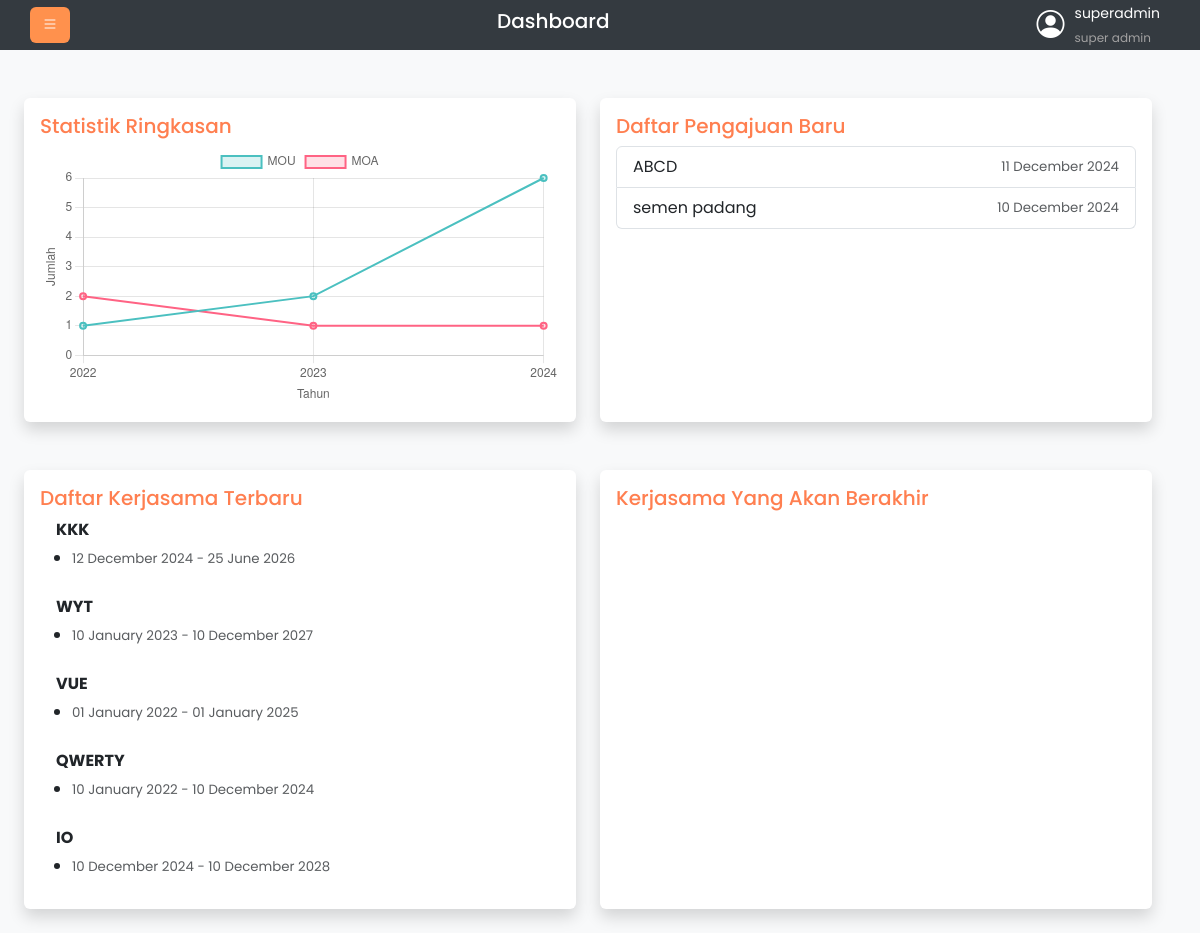
/index.php?action=home (signed in), run on an earlier commit of the app's database.
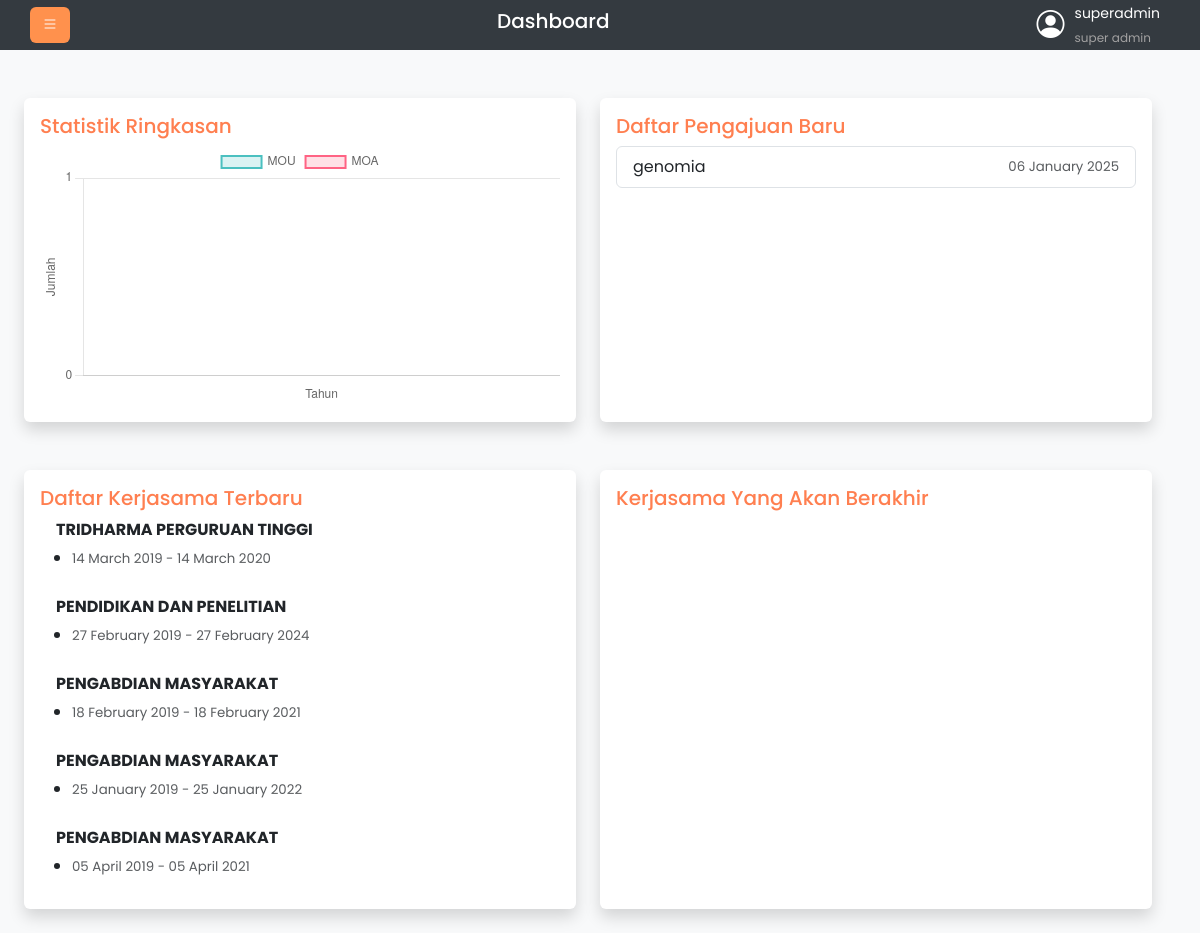
And on a later commit of the database.
### tables this page shows
CREATE TABLE `tb_usulan_kerjasama` (
  `idUsulan` int NOT NULL,
  `namaInstansi` varchar(70) DEFAULT NULL,
  `alamat` varchar(200) DEFAULT NULL,
  `namaPenandaTangan` varchar(50) DEFAULT NULL,
  `namaJabatan` varchar(50) DEFAULT NULL,
  `namaKontakPerson` varchar(70) DEFAULT NULL,
  `noKontak` varchar(90) DEFAULT NULL,
  `emailUsulan` varchar(90) DEFAULT NULL,
  `dokumenUsulan` varchar(255) DEFAULT NULL,
  `waktu` date NOT NULL
);

CREATE TABLE `tb_mou_moa` (
  `idMouMoa` int NOT NULL,
  `nomorMouMoa` varchar(30) DEFAULT NULL,
  `judul_kerjasama` varchar(50) NOT NULL,
  `jenisKerjasama` enum('mou','moa') DEFAULT NULL,
  `jangkaWaktu` varchar(20) DEFAULT NULL,
  `awalKerjasama` date DEFAULT NULL,
  `akhirKerjasama` date DEFAULT NULL,
  `tindakan` varchar(45) DEFAULT NULL,
  `jurusan` varchar(255) DEFAULT NULL,
  `topik_kerjasama` varchar(90) DEFAULT NULL,
  `fileDokumen` varchar(255) DEFAULT NULL,
  `mitra_idMitra` int NOT NULL,
  `user_idAkun` int NOT NULL,
  `mailing` enum('belum','sudah') NOT NULL DEFAULT 'belum'
);

### view/home.php (the view, shortened to what this page needs)
<?php
include_once "Library/functions.php";
?>
<div class="row g-4">
    <div class="row g-4">
        <?php
        try {
            $stmt = $pdo->prepare("SELECT
                                                YEAR(awalKerjasama) AS tahun,
                                                jenisKerjasama,
                                                COUNT(idMouMoa) AS jumlahKerjasama
                                            FROM
                                                tb_mou_moa
                                            WHERE
                                                YEAR(awalKerjasama) BETWEEN YEAR(CURDATE()) - 5 AND YEAR(CURDATE())
                                            GROUP BY
                                                YEAR(awalKerjasama), jenisKerjasama
                                            ORDER BY
                                                tahun DESC, jenisKerjasama;
                                            ");
            $stmt->execute();
            $result = $stmt->fetchAll(PDO::FETCH_ASSOC);
        } catch (PDOException $e) {
            echo "Gagal mengambil data: " . $e->getMessage();
        }
        $tahun  = [];
        $label = [];
        $jumlah = [];
        foreach ($result as $data) {
            $tahun[] = $data["tahun"];
            $label[] = $data["jenisKerjasama"];
            $jumlah[] = $data["jumlahKerjasama"];
        }
        array_multisort($tahun, SORT_ASC, $label, $jumlah);
        $tahun_json = json_encode($tahun);
        $label_json = json_encode($label);
        $jumlah_json = json_encode($jumlah);;
        ?>
        <div class="col-md-6">
            <div class="card h-100 shadow">
                <div class="card-body">
                    <h5 class="card-title home-judul">Statistik Ringkasan</h5>
                    <canvas id="myChart1"></canvas>
                </div>
            </div>
        </div>
        <div class="col-md-6">
            <div class="card h-100 shadow">
                <div class="card-body">
                    <h5 class="card-title home-judul">Daftar Pengajuan Baru</h5>
                    <ul class="list-group">
                        <?php
                        try {
                            $stmt = $pdo->prepare("SELECT
                                                                idUsulan,
                                                                namaInstansi,
                                                                DATE_FORMAT(waktu, '%d %M %Y') AS waktu
                                                            FROM
                                                                tb_usulan_kerjasama
                                                            ORDER BY
                                                                idUsulan DESC
                                                            LIMIT 5;
                                                            ");
                            $stmt->execute();
                            $result = $stmt->fetchAll(PDO::FETCH_ASSOC);
                        } catch (PDOException $e) {
                            echo "Gagal mengambil data: " . $e->getMessage();
                        }
                        foreach ($result as $usulan):
                        ?>
                            <li class="list-group-item d-flex justify-content-between align-items-center">
                                <span><?= $usulan["namaInstansi"] ?></span>
                                <span class="text-muted home-isi"><?= $usulan["waktu"] ?></span>
                            </li>
                        <?php endforeach; ?>
                    </ul>
                </div>
            </div>
        </div>
    </div>
    <div class="row g-4 mt-4">
        <div class="col-md-6">
            <div class="card h-100 shadow">
                <div class="card-body">
                    <h5 class="card-title home-judul">Daftar Kerjasama Terbaru</h5>
                    <div class="d-flex kontainer-column">
                        <?php
                        try {
                            $stmt = $pdo->prepare("SELECT
                                                                idMouMoa,
                                                                judul_kerjasama,
                                                                DATE_FORMAT(awalKerjasama, '%d %M %Y') AS awalKerjasama,
                                                                DATE_FORMAT(akhirKerjasama, '%d %M %Y') AS akhirKerjasama
                                                            FROM
                                                                tb_mou_moa
                                                            ORDER BY
                                                                idMouMoa DESC
                                                            LIMIT 5;
                                                            ");
                            $stmt->execute();
                            $result = $stmt->fetchAll(PDO::FETCH_ASSOC);
                        } catch (PDOException $e) {
                            echo "Gagal mengambil data: " . $e->getMessage();
                        }
                        foreach ($result as $terbaru):
                        ?>
                            <div class="terbaru">
                                <p class="mb-1 ms-3"><strong><?= $terbaru["judul_kerjasama"] ?></strong></p>
                                <ul>
                                    <li>
                                        <p class="text-muted mb-0 home-isi"><?= $terbaru["awalKerjasama"] ?> - <?= $terbaru["akhirKerjasama"] ?></p>
                                    </li>
                                </ul>
                            </div>
                        <?php endforeach; ?>
                    </div>
                </div>
            </div>
        </div>
        <div class="col-md-6">
            <div class="card h-100 shadow">
                <div class="card-body">
                    <h5 class="card-title home-judul">Kerjasama Yang Akan Berakhir</h5>
                </div>
            </div>
        </div>
    </div>
</div>
<script>
    const ctx = document.getElementById('myChart1').getContext('2d');
    // Menyiapkan data untuk Chart.js
    const tahun = <?= $tahun_json ?>;
    const label = <?= $label_json ?>;
    const jumlah = <?= $jumlah_json ?>;
    // Mengelompokkan data berdasarkan jenisKerjasama
    const dataMOU = [];
    const dataMOA = [];
    tahun.forEach((year, index) => {
        if (label[index] === "mou") {
            dataMOU.push(jumlah[index]);
        } else if (label[index] === "moa") {
            dataMOA.push(jumlah[index]);
        }
    });
    new Chart(ctx, {
        type: 'line',
        data: {
            labels: [...new Set(tahun)], // Set untuk tahun yang unik
            datasets: [{
                    label: 'MOU',
                    data: dataMOU,
                    borderColor: 'rgba(75, 192, 192, 1)',
                    backgroundColor: 'rgba(75, 192, 192, 0.2)',
                    borderWidth: 2
                },
                {
                    label: 'MOA',
                    data: dataMOA,
                    borderColor: 'rgba(255, 99, 132, 1)',
                    backgroundColor: 'rgba(255, 99, 132, 0.2)',
                    borderWidth: 2
                }
            ]
        },
        options: {
            responsive: true,
            plugins: {
                legend: {
                    position: 'top'
                },
                tooltip: {
                    mode: 'index',
                    intersect: false
                }
            },
            interaction: {
                mode: 'nearest',
                axis: 'x',
                intersect: false
            },
            scales: {
                y: {
                    beginAtZero: true,
                    title: {
                        display: true,
                        text: 'Jumlah'
                    },
                    ticks: {
                        stepSize: 1, // Menetapkan langkah setiap label untuk angka bulat
                        callback: function(value) {
                            // Menghilangkan label desimal (menampilkan hanya angka bulat)
                            if (value % 1 === 0) {
                                return value;
                            }
                        }
                    }
                },
                x: {
                    title: {
                        display: true,
                        text: 'Tahun'
                    }
                }
            }
        }
    });
</script>

### index.php (shortened to what this page needs)
<!DOCTYPE html>
<html lang="en">
<head>
    <link href="https://cdn.jsdelivr.net/npm/bootstrap@5.3.3/dist/css/bootstrap.min.css" rel="stylesheet">
    <link rel="stylesheet" href="https://cdn.jsdelivr.net/npm/bootstrap-icons@1.11.3/font/bootstrap-icons.min.css">
    <link rel="stylesheet" href="https://cdn.datatables.net/2.1.8/css/dataTables.bootstrap5.css">
    <link rel="stylesheet" href="https://cdn.datatables.net/buttons/3.2.0/css/buttons.bootstrap5.min.css">
    <link rel="stylesheet" href="https://cdn.datatables.net/responsive/3.0.3/css/responsive.bootstrap5.min.css">
    <link rel="stylesheet" href="assets/css/style.css">
    <link href="https://cdn.jsdelivr.net/npm/select2@4.1.0-rc.0/dist/css/select2.min.css" rel="stylesheet" />
</head>
<body class="body-index">
    <div class="header">
        <button class="btn btn-primary" id="toggleSidebar"><i class="bi bi-list"></i></button>
        <h5>Dashboard</h5>
        <?php
        if ($_SESSION["login"]) {
            if ($_SESSION["role"] === "super admin" || $_SESSION["role"] === "admin" || $_SESSION["role"] === "jurusan") {
        ?>
                <div class="profile-info">
                    <i class="bi bi-person-circle fs-3"></i>
                    <div>
                        <span><?= $_SESSION["username"] ?></span><br>
                        <small class="user-color"><?= $_SESSION["role"] ?></small>
                    </div>
                </div>
        <?php
            }
        }
        ?>
    </div>
    <div class="Main collapsed" id="Main">
        <?php
        if ($_SESSION["login"]) {
            if ($_SESSION["role"] === "super admin" || $_SESSION["role"] === "admin" || $_SESSION["role"] === "jurusan") {
                if (isset($_GET["action"])) {
                    switch ($_GET["action"]) {
                        case "home":
                            include_once "view/home.php";
                            break;
                    }
                }
            }
        }
        ?>
    </div>
</body>
</html>

### assets/css/style.css (style rules this page uses)
.body-index { font-family: 'Poppins', sans-serif; background-color: #f8f9fa; margin: 0; }
.header { background-color: #343a40; width: 100%; color: white; height: 50px; padding: 10px 30px; display: flex; align-items: center; justify-content: space-between; position: sticky; top: 0; z-index: 1030; }
.profile-info { display: flex; align-items: center; margin-right: 10px; color: white; }
.profile-info .bi { margin-right: 10px; }
.profile-info span { font-size: 14px; }
.profile-info small { font-size: 12px; }
.Main { transition: margin-left 0.3s; margin-left: 190px; padding: 24px; }
.Main.collapsed { margin-left: 0; }
.btn-primary { background-color: #ff914d; border: none; }
.card { border: none; box-shadow: 0px 4px 5px rgba(0, 0, 0, 0.1); }
.kontainer-column { flex-direction: column; gap: 10px; }
.terbaru { flex-direction: column; gap: 10px; }
.home-judul { color: #FF7F50; }
.home-isi { font-size: smaller; }
.user-color { color: #A2A1A1; }

What changed in the data, as far as the page shows it:
removed tb_usulan_kerjasama: namaInstansi "ABCD", waktu "11 December 2024"
removed tb_usulan_kerjasama: namaInstansi "semen padang", waktu "10 December 2024"
removed tb_mou_moa: judul_kerjasama "KKK", awalKerjasama "12 December 2024", akhirKerjasama "25 June 2026"
removed tb_mou_moa: judul_kerjasama "WYT", awalKerjasama "10 January 2023", akhirKerjasama "10 December 2027"
removed tb_mou_moa: judul_kerjasama "VUE", awalKerjasama "01 January 2022", akhirKerjasama "01 January 2025"
removed tb_mou_moa: judul_kerjasama "QWERTY", awalKerjasama "10 January 2022", akhirKerjasama "10 December 2024"
removed tb_mou_moa: judul_kerjasama "IO", awalKerjasama "10 December 2024", akhirKerjasama "10 December 2028"
added tb_usulan_kerjasama: namaInstansi "genomia", waktu "06 January 2025"
added tb_mou_moa: judul_kerjasama "TRIDHARMA PERGURUAN TINGGI", awalKerjasama "14 March 2019", akhirKerjasama "14 March 2020"
added tb_mou_moa: judul_kerjasama "PENDIDIKAN DAN PENELITIAN", awalKerjasama "27 February 2019", akhirKerjasama "27 February 2024"
added tb_mou_moa: judul_kerjasama "PENGABDIAN MASYARAKAT", awalKerjasama "18 February 2019", akhirKerjasama "18 February 2021"
added tb_mou_moa: judul_kerjasama "PENGABDIAN MASYARAKAT", awalKerjasama "25 January 2019", akhirKerjasama "25 January 2022"
added tb_mou_moa: judul_kerjasama "PENGABDIAN MASYARAKAT", awalKerjasama "05 April 2019", akhirKerjasama "05 April 2021"
Also different on the page:
chart data {{ $tahun_json }}: [2022,2022,2023,2023,2024,2024] → []
chart data {{ $label_json }}: ["moa","mou","moa","mou","moa","mou"] → []
chart data {{ $jumlah_json }}: [2,1,1,2,1,6] → []
